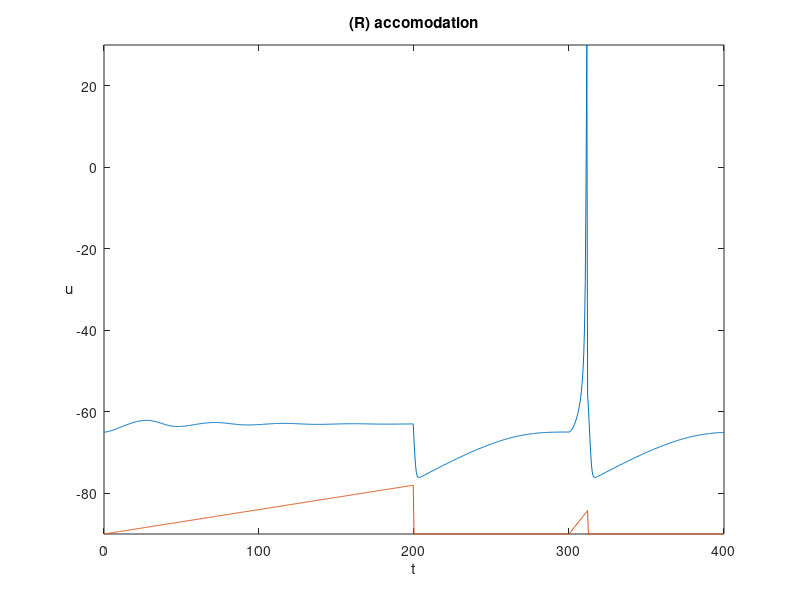
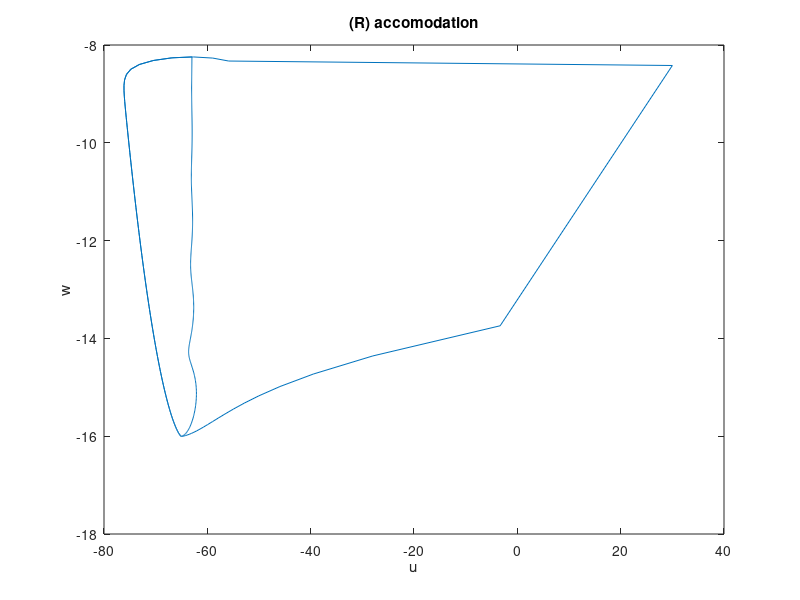

Source code (MATLAB) for these figures, in order:
a=0.02;  b=1; c=-55;  d=4;

u = [];
w = [];
u(1) = -65;
w(1) = -16;

uFiltered = [];  % memorizzo le u
wFiltered = []; % memorizzo le w
II=[];

tau = 0.5;  % discretizzazione tempo
tspan = 0:tau:400;  % durata esperimento

i=1;

for t=tspan
    
    if (t < 200)
        I=t/25;
    elseif t < 300
        I=0;
    elseif t < 312.5
        I=(t-300)/12.5*4;
    else
        I=0;
    end
  
    u(i+1) = u(i) + tau*(0.04*u(i)^2 + 5*u(i) + 140 - w(i) + I);
    
    if u(i+1)>30
        uFiltered(end+1) = 30;
    else
        uFiltered(end+1) = u(i+1);
    end
    
    w(i+1) = w(i) + tau*a*(b*(u(i+1)+65));
    
    if u(i+1)>30
        u(i+1) = c;
        w(i+1) = w(i+1) + d;
    end
    
    wFiltered(end+1) = w(i+1);
    II(end+1)=I;
    
    i = i+1;
end

%%
plot(tspan,uFiltered,tspan,II*1.5-90);
axis([0 max(tspan) -90 30])  
xlabel('t')
ylabel('u')
hYLabel = get(gca,'YLabel');
set(hYLabel,'rotation',0,'VerticalAlignment','middle')
title('(R) accomodation');
savefig('./images/R_membrane.fig');

%%
plot(uFiltered, wFiltered);
xlabel('u');
ylabel('w');
title('(R) accomodation');
savefig('./images/R_phase.fig');